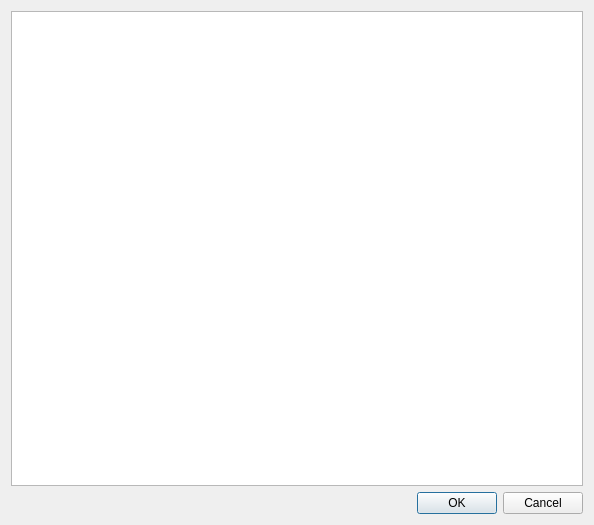
<?xml version="1.0" encoding="UTF-8"?>
<ui version="4.0">
 <class>ASTGraphDialog</class>
 <widget class="QDialog" name="ASTGraphDialog">
  <property name="geometry">
   <rect>
    <x>0</x>
    <y>0</y>
    <width>594</width>
    <height>525</height>
   </rect>
  </property>
  <property name="windowTitle">
   <string>ASTGraphDialog</string>
  </property>
  <layout class="QGridLayout" name="gridLayout">
   <item row="1" column="0">
    <widget class="QDialogButtonBox" name="buttonBox">
     <property name="orientation">
      <enum>Qt::Horizontal</enum>
     </property>
     <property name="standardButtons">
      <set>QDialogButtonBox::Cancel|QDialogButtonBox::Ok</set>
     </property>
    </widget>
   </item>
   <item row="0" column="0">
    <layout class="QVBoxLayout" name="verticalLayout">
     <item>
      <widget class="QGraphicsView" name="graphicsView"/>
     </item>
    </layout>
   </item>
  </layout>
 </widget>
 <resources/>
 <connections>
  <connection>
   <sender>buttonBox</sender>
   <signal>accepted()</signal>
   <receiver>ASTGraphDialog</receiver>
   <slot>accept()</slot>
   <hints>
    <hint type="sourcelabel">
     <x>248</x>
     <y>254</y>
    </hint>
    <hint type="destinationlabel">
     <x>157</x>
     <y>274</y>
    </hint>
   </hints>
  </connection>
  <connection>
   <sender>buttonBox</sender>
   <signal>rejected()</signal>
   <receiver>ASTGraphDialog</receiver>
   <slot>reject()</slot>
   <hints>
    <hint type="sourcelabel">
     <x>316</x>
     <y>260</y>
    </hint>
    <hint type="destinationlabel">
     <x>286</x>
     <y>274</y>
    </hint>
   </hints>
  </connection>
 </connections>
</ui>
